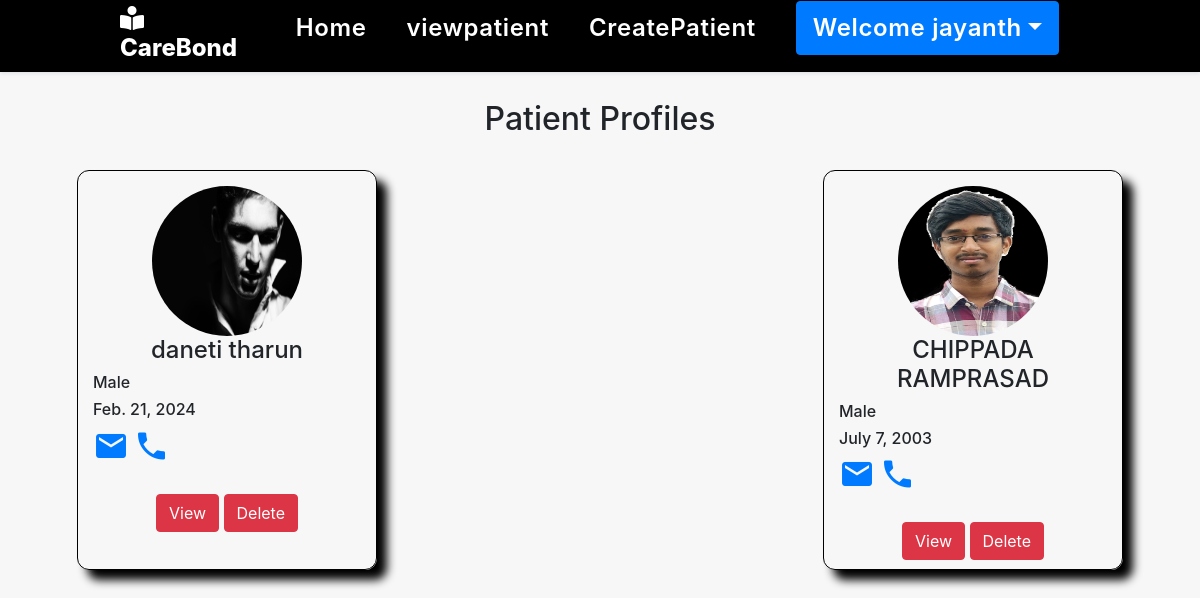
Screenshot of /viewpatient (signed in) with the database file from the repository.
### Patient/models.py (models this page shows, shortened)
class Patient(models.Model):
    user=models.ForeignKey(User,null=True,on_delete=models.CASCADE)
    care=models.ForeignKey(CareTaker,null=True,on_delete=models.CASCADE)
    facial_image = models.ImageField(default='main\static\images\profile.png',upload_to='images')
    contact=models.CharField(null=True,unique=True,max_length=13)
    gender=models.CharField(null=True,max_length=6)
    dob=models.DateField(null=True)

### main/views.py (the view)
# urls.py: path("viewpatient",viewpatient,name='viewpatient'),
def viewpatient(request):
    if not request.user.is_authenticated:
        return redirect('gaurdainlogin')
    error=False
    user=User.objects.get(id=request.user.id)
    data=CareTaker.objects.get(user=user)
    users=Patient.objects.filter(care=data)
    d={'users':users}
    return render(request,'viewpatient.html',d)

### main/templates/viewpatient.html (shortened to what this page needs)
{% extends 'carenav.html' %}
{% load static%}
{% block body%}
<div class="container" style="margin-top:90px;">
    <h2 class="text-center">Patient Profiles</h2>
    <div class="box-container">
        {% for d in users %}
        <div class="box-tilt">
            <img draggable="false" src="{{d.facial_image.url}}" alt="" class="pro" />
            <div class="content">
                <h4 align="center">{{d.user.last_name}} {{d.user.first_name}}</h4>
                <h6>{{d.gender}}</h6>
                <h6>{{d.dob}}</h6>
                <a href="mailto:{{d.user.username}}"><i class="material-icons" style="font-size:36px">email</i></a>
                <a href="tel:+{{d.contact}}"><i class="material-icons" style="font-size:36px">local_phone</i></a><br> <br>
                <center>
                    <a href="{% url 'patientedit' d.id%}" class="btn btn-danger">View</a>
                    <a href="#" class="btn btn-danger">Delete</a>
                </center>
            </div>
        </div>
        {%endfor%}
        {%endblock%}

### main/templates/carenav.html (shortened to what this page needs)
<html >
<head>
    {% load static %}
    <link rel="stylesheet" href="https://maxcdn.bootstrapcdn.com/bootstrap/4.3.1/css/bootstrap.min.css">
    <link rel="stylesheet" href="https://use.fontawesome.com/releases/v5.6.3/css/all.css"
>
    <link rel="stylesheet" href="{% static 'mystyle.css' %}">
</head>
<body>
    <header>
		<a href="/" class="logo"><i class="	fas fa-book-reader" style="color: white;"></i> CareBond</a>
		<nav class="navbar">
			<ul>
				<li><a class="active" href="#">Home</a></li>
                <li><a class="active" href="{% url 'viewpatient' %}">viewpatient</a></li>
				<li><a href="{% url 'createpatient' %}">CreatePatient</a></li>
                <li class="navbar-item dropdown" style="color: black;" >
                    <a href="#" class="nav-link dropdown-toggle btn btn-primary" data-toggle="dropdown" >Welcome {{request.user.first_name}}</a>
                </li>
			</ul>
		</nav>
	</header>
</body>
</html>
{% block body %}
{% endblock %}

### main/static/mystyle.css (style rules this page uses)
* { margin: 0; padding: 0; box-sizing: border-box; text-decoration: none; outline: none; border: none; transition: all 0.2s linear; }
html { overflow-x: hidden; scroll-behavior: smooth; }
body { background: #f7f7f7; padding: 10px; }
html { overflow-x: hidden; }
header { position: fixed; top: 0; left: 0; right: 0; z-index: 1000; display: flex; align-items: center; justify-content: space-between; padding: 1.7rem 10%; height: 4.5rem; background-color: black; box-shadow: 0 1px 4px rgba(146, 161, 176, 0.3); }
header .logo { font-size: 1.5rem; font-weight: 800; text-decoration: none; color: white; }
header .logo i { font-size: 1.5rem; }
header .navbar ul { list-style: none; display: flex; justify-content: center; align-items: center; transition: all 1s linear; }
header .navbar li { margin-left: 2.5rem; transition: all 0.2s linear; }
header .navbar ul li a { font-size: 1.5rem; color: white; font-weight: 600; text-decoration: none; letter-spacing: 0.04rem; transition: all 0.2s linear; }
.box-container { justify-content: space-between; }
.dropdown { position: relative; display: inline-block; margin: 0 5px 0 10px; }

### main/templates/viewpatient.html (style rules this page uses)
.box-container { display: flex; flex-wrap: wrap; gap: 1.5rem; margin: 2rem; }
.box-tilt { box-shadow: 1px 1px solid black; border: 1px solid black; width: 300px; height: 400px; padding: 15px; box-shadow: 10px 10px 10px black; border-radius: 12px; text-align: center; }
.pro { width: 150px; height: 150px; border-radius: 50%; }
.content { text-align: left; }

### rows the page displays
Patient: facial_image (picture), user.last_name "daneti", user.first_name "tharun", gender "Male", dob "Feb. 21, 2024"
Patient: facial_image (picture), user.last_name "CHIPPADA", user.first_name "RAMPRASAD", gender "Male", dob "July 7, 2003"

### other values shown
{{ request.user.first_name }} "jayanth"
